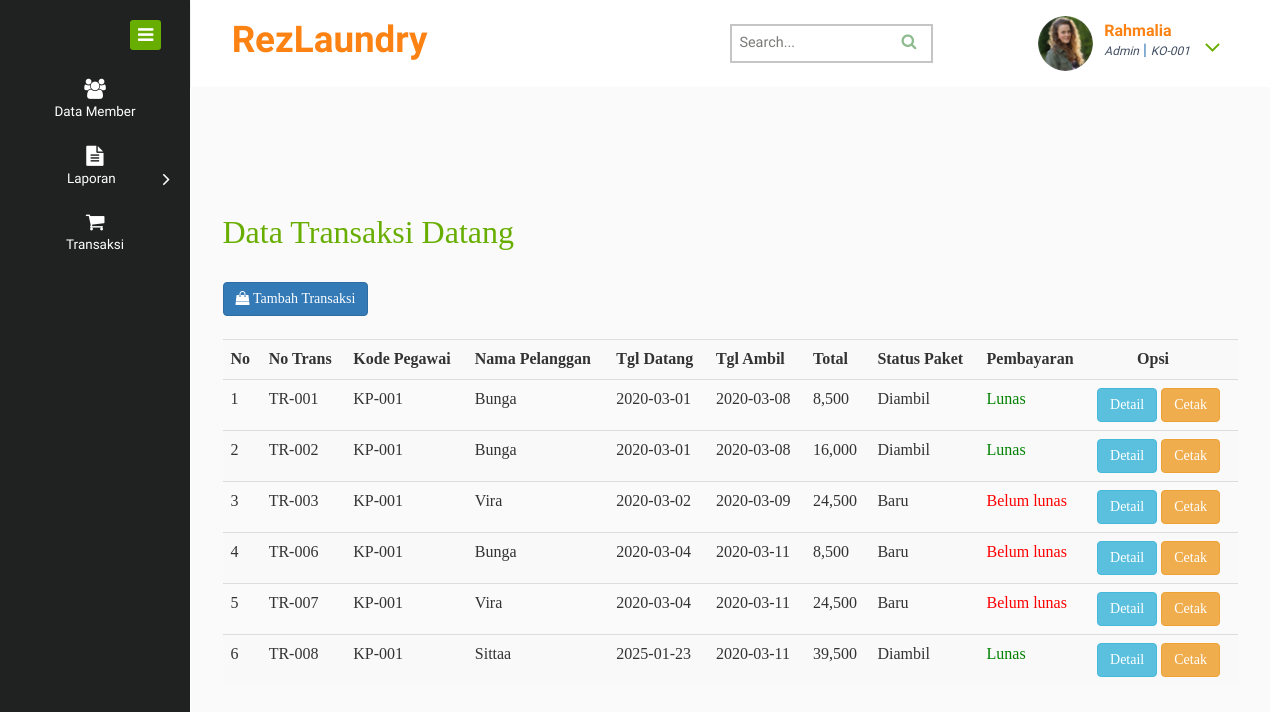
/index2.php (signed in), run on the app's committed database.
### tables this page shows
CREATE TABLE `pegawai` (
  `Kode_p` varchar(10) NOT NULL,
  `Kode_outlet` varchar(10) NOT NULL,
  `Nama_p` varchar(30) NOT NULL,
  `Username` varchar(20) NOT NULL,
  `Password` varchar(200) NOT NULL,
  `JK` enum('Laki-Laki','Perempuan') NOT NULL,
  `Alamat` varchar(50) NOT NULL,
  `No_tlp` varchar(13) NOT NULL,
  `Jabatan` varchar(15) NOT NULL,
  `Status` varchar(15) NOT NULL,
  `Foto` longblob NOT NULL
);

CREATE TABLE `transaksi` (
  `No_trans` varchar(10) NOT NULL,
  `Kode_p` varchar(10) NOT NULL,
  `Kode_outlet` varchar(10) NOT NULL,
  `Nama_pel` varchar(30) NOT NULL,
  `Tgl_dtg` date NOT NULL,
  `Batas_waktu` varchar(10) NOT NULL,
  `Tgl_ambil` date NOT NULL,
  `Biaya_tambahan` int(11) NOT NULL,
  `Diskon` int(11) NOT NULL,
  `Pajak` int(11) NOT NULL,
  `Total` int(11) NOT NULL,
  `Status_p` enum('Baru','Proses','Selesai','Diambil') NOT NULL,
  `Pembayaran` enum('Lunas','Belum lunas') NOT NULL
);

### index2.php (the view, shortened to what this page needs)
<!DOCTYPE HTML>
<html>
<head>
<link href="css/bootstrap.css" rel="stylesheet" type="text/css" media="all">
<link href="css/style.css" rel="stylesheet" type="text/css" media="all"/>
<link href="css/font-awesome.css" rel="stylesheet">
</head>
<body>
<div class="page-container">
   <div class="left-content">
	   <div class="mother-grid-inner">
				<div class="header-main">
					<div class="header-left">
							<div class="logo-name">
									 <a href="index.html"> <h1>RezLaundry</h1></a>
							</div>
							<div class="clearfix"> </div>
						 </div>
						 <div class="header-right">
								<div class="search-box">
                  <form>
                    <input type="text" name="cari" placeholder="Search..." required=""> <font color="#8FBC8F"><i class="fa fa-search"></i></font>
                  </form>
                </div>
              <?php
                    include 'koneksi.php';
                    $user = $_SESSION['Username'];
                    $query = mysqli_query($koneksi, "SELECT Foto FROM pegawai WHERE Username='$user'");
                    while ($data = mysqli_fetch_array($query)) {
                    ?>
							<div class="profile_details">
								<ul>
									<li class="dropdown profile_details_drop">
										<a href="#" class="dropdown-toggle" data-toggle="dropdown" aria-expanded="false">
											<div class="profile_img">
												<span class="prfil-img"><?php echo "<img src='images/$data[Foto]' width='55' height='55' class='img-circle'/> ";?> </span>
												<div class="user-name">
													<p><?php echo $_SESSION['Username']; ?></p>
                                      <span><?php echo $_SESSION['Jabatan']; ?></span> |
            <?php
            include 'koneksi.php';
            $user = $_SESSION['Username'];
            $query=mysqli_query($koneksi,"SELECT Kode_outlet FROM pegawai WHERE Username='$user'");
            while ($d = mysqli_fetch_array($query)) {
              ?>
              <tr>
                <span><?php echo $d['Kode_outlet'];?></span>
              </tr>
              <?php } ?>
												</div>
												<i class="fa fa-angle-down lnr"></i>
												<div class="clearfix"></div>
											</div>
										</a>
                    <?php } ?>
									</li>
								</ul>
							</div>
							<div class="clearfix"> </div>
						</div>
				     <div class="clearfix"> </div>
				</div>
<font face="Cambria Math">
<div class="inner-block">
    <div class="blank">
    <h2><font face="Cambria Math">Data Transaksi Datang</font></h2>
<div class="card">
<button type="submit" class="btn btn-primary " data-toggle="modal" data-target="#myModal"></span><i class="fa fa-shopping-bag">    Tambah Transaksi</i></button>
                  <?php
    include 'koneksi.php';
    $user = $_SESSION['Username'];
    $data = mysqli_query($koneksi,"SELECT * FROM `paket` INNER JOIN pegawai ON paket.Kode_outlet=pegawai.Kode_outlet WHERE pegawai.Username='$user'");
      ?>
  </div>
  <br>
  <div class="col-md-13">
 <table class="table table-striped">
                  <tr>
                      <th>No</th>
                      <th>No Trans</th>
                      <th>Kode Pegawai</th>
                      <th>Nama Pelanggan</th>
                      <th>Tgl Datang</th>
                      <th>Tgl Ambil</th>
                      <th>Total</th>
                      <th>Status Paket</th>
                      <th>Pembayaran</th>
                      <th>&nbsp &nbsp &nbsp &nbsp &nbsp Opsi</th>
                  </tr>
                  <?php
    include 'koneksi.php';
    if (isset($_GET['cari'])) {
       $cari = $_GET['cari'];
       $data = mysqli_query($koneksi, "SELECT * FROM transaksi where Nama_pel like '%$cari%' or No_trans like '%$cari%'");
     } else {
      $user = $_SESSION['Username'];
       $data = mysqli_query($koneksi, "SELECT * FROM transaksi INNER JOIN pegawai ON transaksi.Kode_p=pegawai.Kode_p WHERE pegawai.Username='$user'");
     }
    $nomer=1;
    while($d = mysqli_fetch_array($data)){
      ?>
      <tr>
        <td><?php echo $nomer++; ?></td>
        <td><?php echo $d['No_trans']; ?></td>
        <td><?php echo $d['Kode_p']; ?></td>
        <td><?php echo $d['Nama_pel']; ?></td>
        <td><?php echo $d['Tgl_dtg']; ?></td>
        <td><?php echo $d['Tgl_ambil']; ?></td>
        <td><?php echo number_format($d['Total']); ?></td>
        <td><?php echo $d['Status_p']; ?></td>
        <td>
        <?php if ($d['Pembayaran']=='Lunas') { ?>
         <font color="green">Lunas</font>
        <?php }  else if ($d['Pembayaran']=='Belum lunas') {?>
          <font color="red">Belum lunas</font>
        <?php } ?>
        </td>
        <td>
        <a href="detail2.php?No_trans=<?php echo $d['No_trans']; ?>" class="btn btn-info">Detail</a>
       <button type="submit" name="cetak" class="btn btn-warning" onclick="window.open('cetak.php?No_trans=<?php echo $d['No_trans']; ?>&Username=<?php echo $_SESSION['Username']; ?>','mywindow', 'width=450px, height=700px')"> Cetak</button>
        </td>
      </tr>
       <?php
     }
     ?>
      </table>
      </div>
</div>
</div>
</div>
</div>
    <div class="sidebar-menu">
		  	<div class="logo"> <a href="#" class="sidebar-icon"> <span class="fa fa-bars"></span> </a>  </div>
		    <div class="menu">
		      <ul id="menu" >
          <li><a href="member2.php"><i class="fa fa-group"></i><span>Data Member</span></a></li>
		      <li id="menu-academico" ><a href="#"><i class="fa fa-file-text"></i><span>Laporan</span><span class="fa fa-angle-right" style="float: right"></span></a>
		        </li>
		         <li><a href="index2.php"><i class="fa fa-shopping-cart"></i><span>Transaksi</span></a>
            </li>
		      </ul>
		    </div>
	 </div>
</div>
</body>
</html>

### data on the page
pegawai: Foto (picture), Kode_outlet "KO-001"
transaksi: No_trans "TR-001", Kode_p.Kode_p "KP-001", Nama_pel "Bunga", Tgl_dtg "2020-03-01", Tgl_ambil "2020-03-08", Total "8,500", Status_p "Diambil", Pembayaran "Lunas"
transaksi: No_trans "TR-002", Kode_p.Kode_p "KP-001", Nama_pel "Bunga", Tgl_dtg "2020-03-01", Tgl_ambil "2020-03-08", Total "16,000", Status_p "Diambil", Pembayaran "Lunas"
transaksi: No_trans "TR-003", Kode_p.Kode_p "KP-001", Nama_pel "Vira", Tgl_dtg "2020-03-02", Tgl_ambil "2020-03-09", Total "24,500", Status_p "Baru", Pembayaran "Belum lunas"
transaksi: No_trans "TR-006", Kode_p.Kode_p "KP-001", Nama_pel "Bunga", Tgl_dtg "2020-03-04", Tgl_ambil "2020-03-11", Total "8,500", Status_p "Baru", Pembayaran "Belum lunas"
transaksi: No_trans "TR-007", Kode_p.Kode_p "KP-001", Nama_pel "Vira", Tgl_dtg "2020-03-04", Tgl_ambil "2020-03-11", Total "24,500", Status_p "Baru", Pembayaran "Belum lunas"
transaksi: No_trans "TR-008", Kode_p.Kode_p "KP-001", Nama_pel "Sittaa", Tgl_dtg "2025-01-23", Tgl_ambil "2020-03-11", Total "39,500", Status_p "Diambil", Pembayaran "Lunas"
